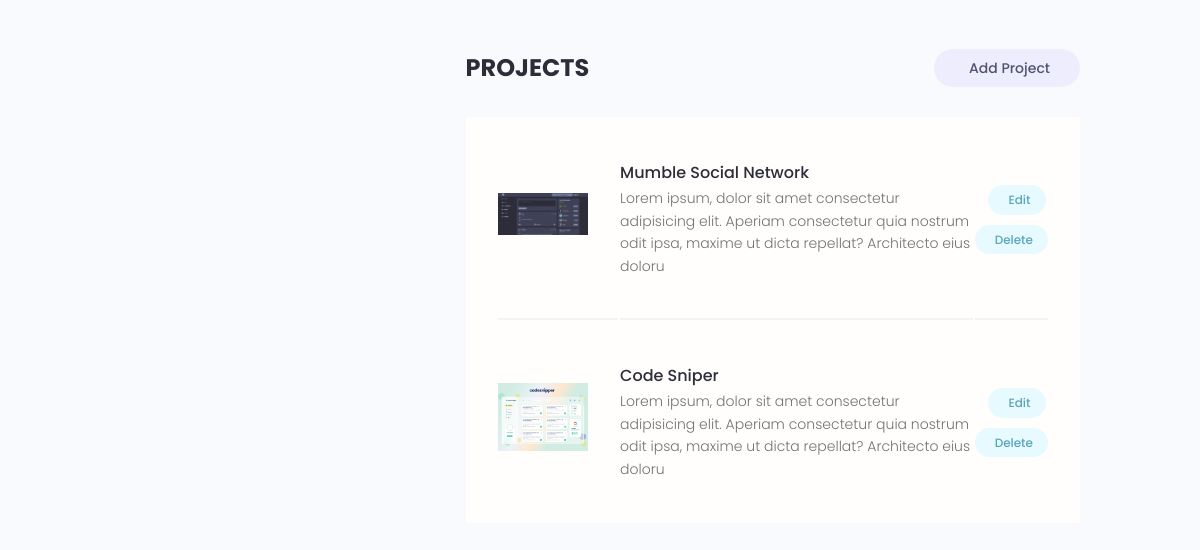
Page /account/ (signed in, lower part) on the earlier database version.
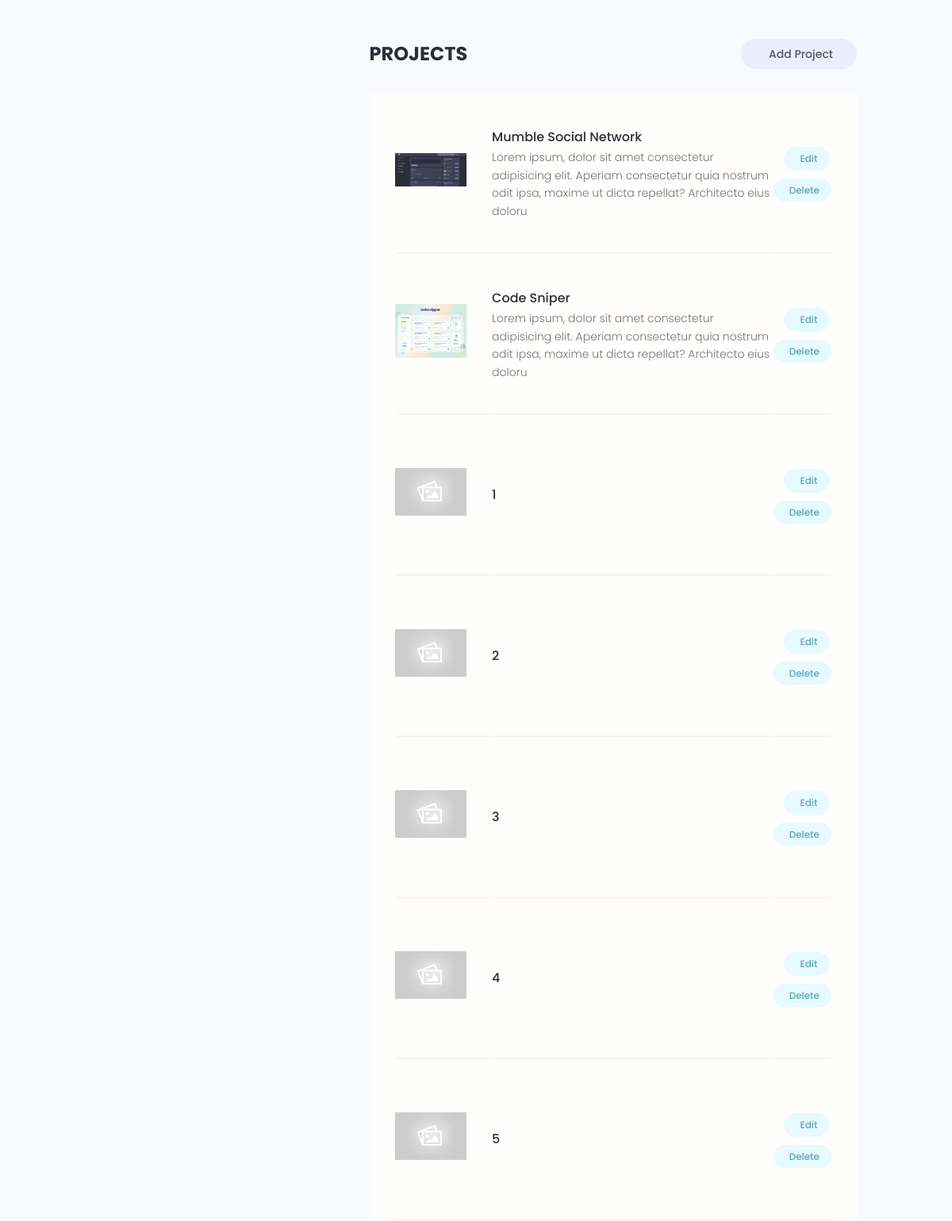
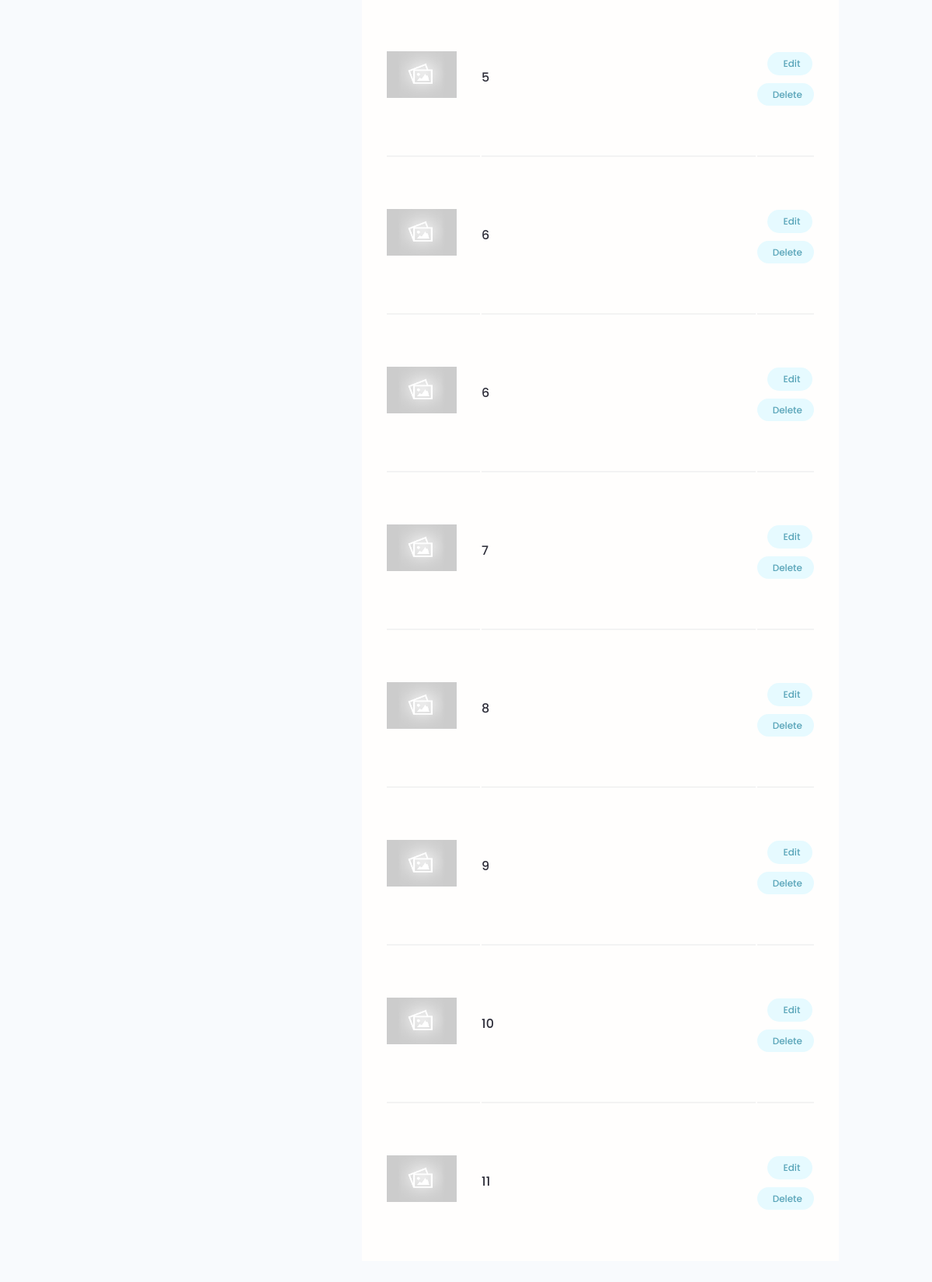
Same page on the later database version (2 pictures, top to bottom).
### projects/models.py (models this page shows, shortened)
class Project(models.Model):
    owner = models.ForeignKey(Profile, null=True, blank=True, on_delete=models.SET_NULL)
    title = models.CharField(max_length=200)
    description = models.TextField(
        null=True, blank=True
    )  # null and blank True means filling the description is not a must
    featured_image = models.ImageField(null=True, blank=True, default="default.jpg")
    demo_link = models.CharField(max_length=2000, null=True, blank=True)
    source_link = models.CharField(max_length=2000, null=True, blank=True)
    tags = models.ManyToManyField("Tag", blank=True)
    vote_total = models.IntegerField(default=0, null=True, blank=True)
    vote_ratio = models.IntegerField(default=0, null=True, blank=True)
    created = models.DateTimeField(auto_now_add=True)
    id = models.UUIDField(
        default=uuid.uuid4, unique=True, primary_key=True, editable=False
    )
    class Meta:
        ordering = ['created'] # in ordering if we put dash (-), it will reverse it. Meaning it will go from newest to the latest

### users/views.py (the view)
# urls.py: path("account/", views.userAccount, name="account"),
@login_required(login_url='login')
def userAccount(request):
    profile = request.user.profile
    skills = profile.skill_set.all()
    projects = profile.project_set.all()
    context = {"profile":profile, "skills": skills, "projects":projects}
    return render(request, "users/account.html", context)

### users/templates/users/account.html (shortened to what this page needs)
{% extends 'main.html' %}
{% load static %}
{% block content %}
<main class="settingsPage profile my-md">
  <div class="container">
    <div class="layout">
      <div class="column column--1of3">
      </div>
      <div class="column column--2of3">
        <div class="settings">
          <h3 class="settings__title">Projects</h3>
          <a class="tag tag--pill tag--sub settings__btn tag--lg" href="{% url 'create-project' %}"> Add Project</a>
        </div>
        <table class="settings__table">
          {% for project in projects %}
          <tr>
            <td class="settings__thumbnail">
              <a href="{% url 'project' project.id %}"><img src="{{project.featured_image.url}}"
                  alt="Project Thumbnail" /></a>
            </td>
            <td class="settings__tableInfo">
              <a href="{% url 'project' project.id %}">{{project.title}}</a>
              <p>{{project.description|slice:"150"}}</p>
            </td>
            <td class="settings__tableActions">
              <a class="tag tag--pill tag--main settings__btn" href="{% url 'update-project' project.id %}">
                Edit</a>
              <a class="tag tag--pill tag--main settings__btn" href="{% url 'delete-project' project.id %}?next=/account">
                Delete</a>
            </td>
          </tr>
          {% endfor %}
        </table>
      </div>
    </div>
  </div>
</main>
{% endblock %}

### templates/main.html (shortened to what this page needs)
{% load static %}
<!DOCTYPE html>
<html lang="en">
<head>
    <link rel="stylesheet" href="https://cdn.iconmonstr.com/1.3.0/css/iconmonstr-iconic-font.min.css" />
    <link rel="stylesheet" href="{% static 'uikit/styles/uikit.css' %}" />
    <link rel="stylesheet" href="{% static 'styles/app.css' %}" />
</head>
<body>
    {% block content %}
    {% endblock content %}
</body>
</html>

### templates/navbar.html (shortened to what this page needs)
{% load static %}

### static/styles/app.css (style rules this page uses)
:root { --color-sub: #2d2d39; }
img { width: 100%; }
.settings { display: flex; justify-content: space-between; align-items: center; }
.settings__title { font-size: 2.4rem; text-transform: uppercase; font-weight: 700; color: var(--color-sub); }
.settings__table { margin-top: 3rem; margin-bottom: 5rem; padding: 0 3rem; background: var(--color-white); }
.settings__table tr { width: 100%; }
.settings__table tr > td { padding: 2rem 0; }
.settings__table tr:not(:last-child) td { border-bottom: 2px solid var(--color-white-light); }
.settings__thumbnail { width: 23%; min-width: 10rem; }
.settings__thumbnail img { padding-right: 3rem; height: 15rem; object-fit: contain; }
.settings__tableInfo { width: 100%; }
.settings__tableInfo h4, .settings__tableInfo a { padding-right: 1rem; width: auto; font-size: 1.6rem; font-weight: 500; color: var(--color-sub); }
.settings__tableInfo p { font-size: 1.4rem; }
.settings__tableActions { text-align: right; }

### static/uikit/styles/modules/_variables.css (style rules this page uses)
:root { --color-main: #5aa5b9; --color-main-light: #e6faff; --color-sub: #3f4156; --color-sub-light: #51546e; --color-sub-lighter: #ededfd; --color-text: #737373; --color-gray: #8b8b8b; --color-light: #e5e7eb; --color-light-gray: #767676; --color-bg: #f8fafd; --color-white: #fffefd; --color-white-light: #f3f3f3; --color-success: #359e64; --color-success-bg: #def8e8; --color-error: #fc4b0b; --color-error-bg: #fff2ee; --font-base: 'Poppins', arial, helvetica, 'Segoe UI', roboto, ubuntu, sans-serif; --font-monospace: 'Fira Code', 'Courier New', courier, monospace; --font-regular: 300; --font-medium: 500; --font-bold: 700; --generic-shadow: 1px 1px 5px #00000010; --generic-transition: all 0.3s ease-in-out; }

### static/uikit/styles/modules/_base.css (style rules this page uses)
* { margin: 0; padding: 0; box-sizing: border-box; text-rendering: optimizeLegibility; color: inherit; font-size: inherit; }
html { font-size: 50%; }
@media only screen and (min-width: 480px) { html { font-size: 56.25%; } }
@media only screen and (min-width: 1200px) { html { font-size: 62.5%; } }
body { line-height: 1.6; font-weight: 400; font-size: 1.5rem; color: var(--color-text); background-color: var(--color-bg); min-height: 100vh; }

### static/uikit/styles/modules/_typography.css (style rules this page uses)
* { font-family: var(--font-base); }
h3 { font-size: 3.2rem; font-weight: var(--font-medium); }
p, span, strong { font-size: 1.6rem; color: var(--color-text); font-weight: var(--font-regular); }
a { padding-bottom: 2px; text-decoration: none; display: inline-block; color: var(--color-main); font-weight: var(--font-medium); }

### static/uikit/styles/modules/_utilities.css (style rules this page uses)
.container { width: 92%; max-width: 165rem; margin: 0 auto; box-sizing: border-box; }
@media screen and (min-width: 1000px) { .container { width: 90%; } }
@media screen and (min-width: 1200px) { .container { width: 80%; } }
.my-md { margin: 3rem auto; }

### static/uikit/styles/modules/_tag.css (style rules this page uses)
.tag { display: inline-flex; align-items: center; background-color: var(--color-sub); height: -webkit-fit-content; height: -moz-fit-content; height: fit-content; width: -webkit-fit-content; width: -moz-fit-content; width: fit-content; border-radius: 0.5rem; padding: 0.5rem 1.5rem; font-size: 1.2rem; cursor: pointer; }
.tag:not(:last-child) { margin-right: 0.25rem; margin-bottom: 0.75rem; }
.tag--pill { border-radius: 5rem; }
.tag--main, .tag--main > small { background: var(--color-main-light); color: var(--color-main); font-weight: 500; }
.tag--sub, .tag--sub > small { background: var(--color-sub-lighter); color: var(--color-sub-light); font-weight: 500; }
.tag--lg { padding: 0.8rem 3rem; font-size: 1.4rem; }

### static/uikit/styles/modules/_layout.css (style rules this page uses)
.layout { display: flex; flex-flow: row wrap; justify-content: space-between; }
.layout > .column { margin-bottom: 3rem; }
.layout > .column.column--1of3 { flex-basis: 30%; }
.layout > .column.column--2of3 { flex-basis: 64%; }

Differences in the rows shown:
added Project: featured_image (placeholder picture), title "1"
added Project: featured_image (placeholder picture), title "2"
added Project: featured_image (placeholder picture), title "3"
added Project: featured_image (placeholder picture), title "4"
added Project: featured_image (placeholder picture), title "5"
added Project: featured_image (placeholder picture), title "5"
added Project: featured_image (placeholder picture), title "6"
added Project: featured_image (placeholder picture), title "6"
added Project: featured_image (placeholder picture), title "7"
added Project: featured_image (placeholder picture), title "8"
added Project: featured_image (placeholder picture), title "9"
added Project: featured_image (placeholder picture), title "10"
added Project: featured_image (placeholder picture), title "11"
